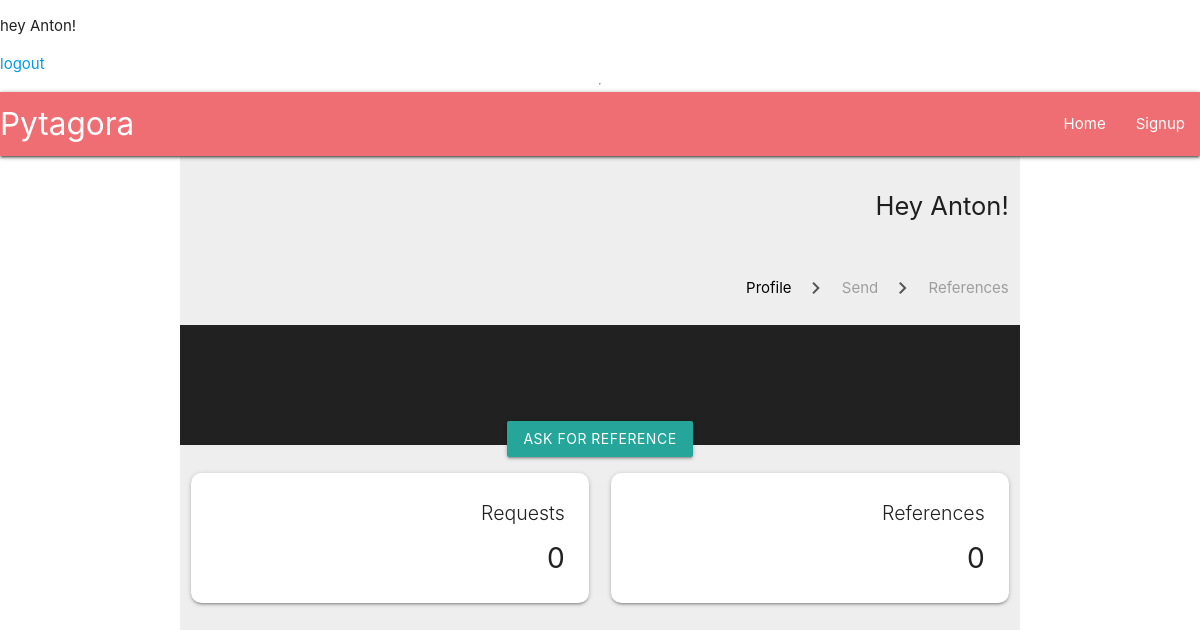
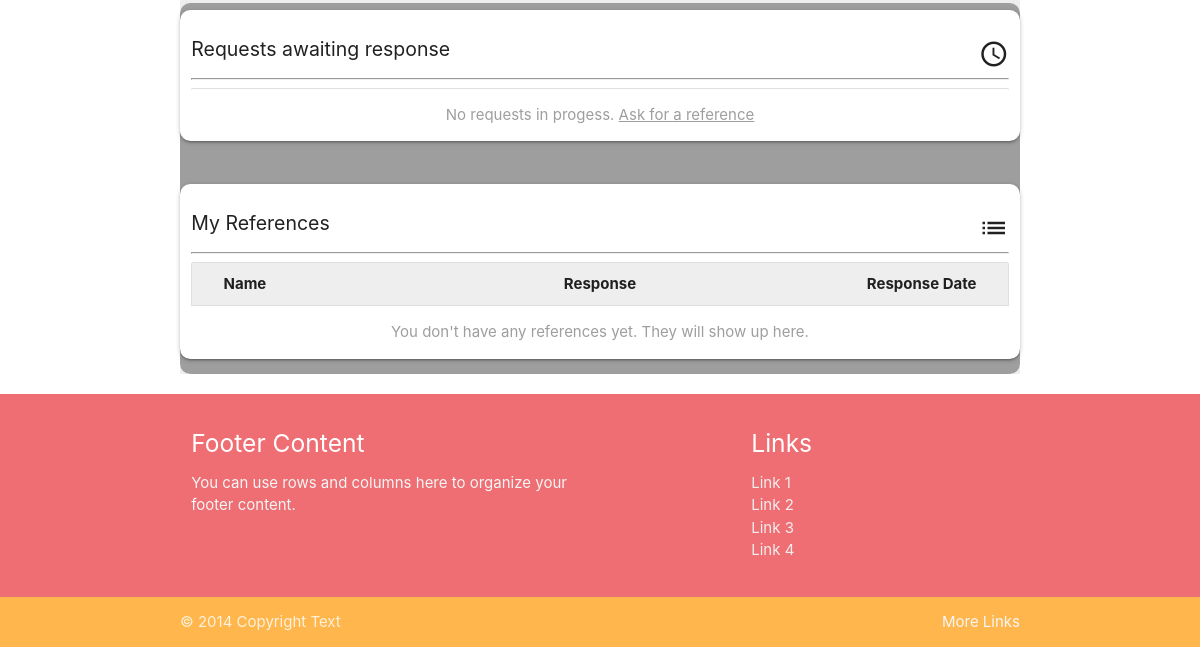
The page /profile/ (signed in) on the database as committed earlier (2 pictures, top to bottom).
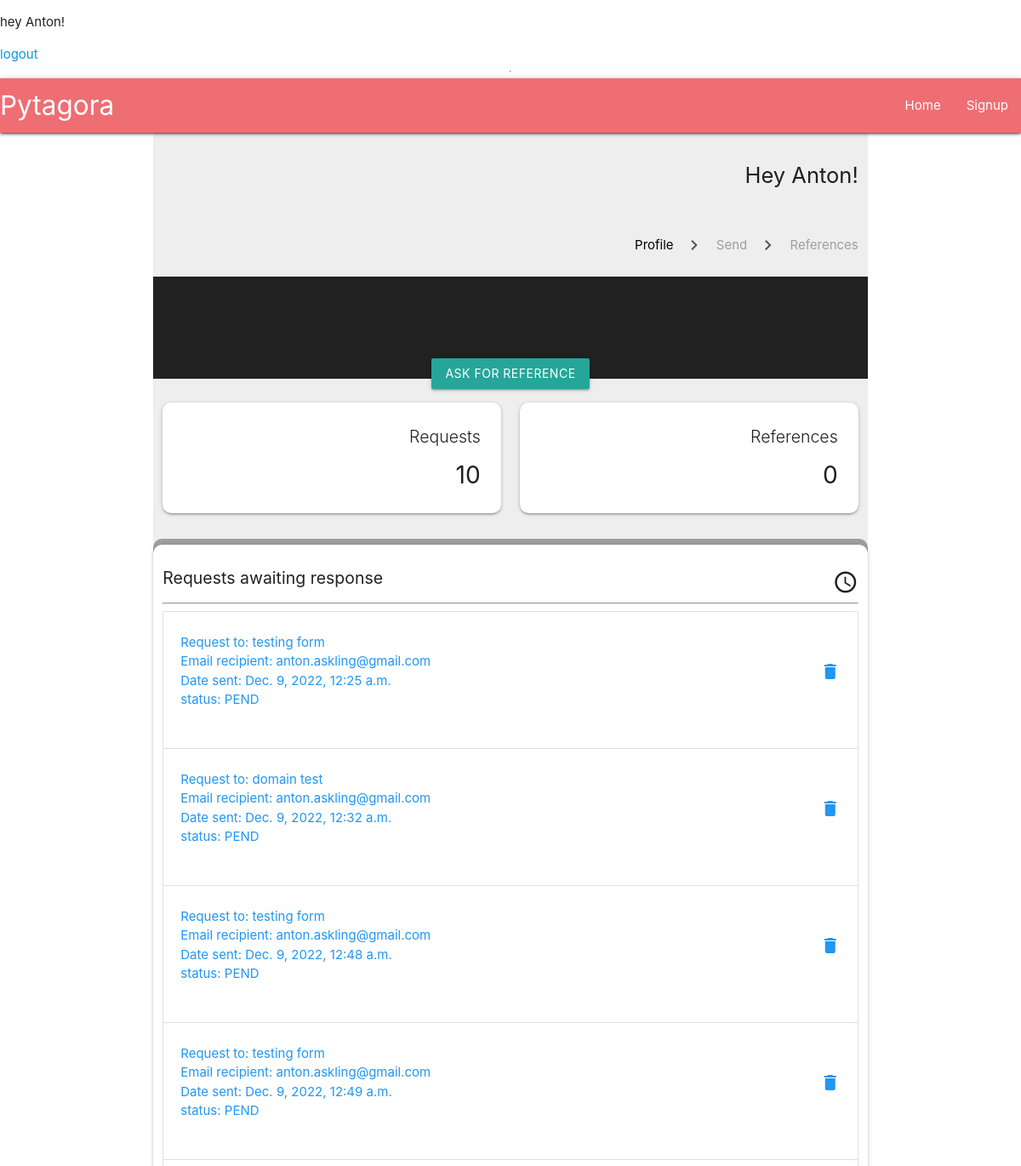
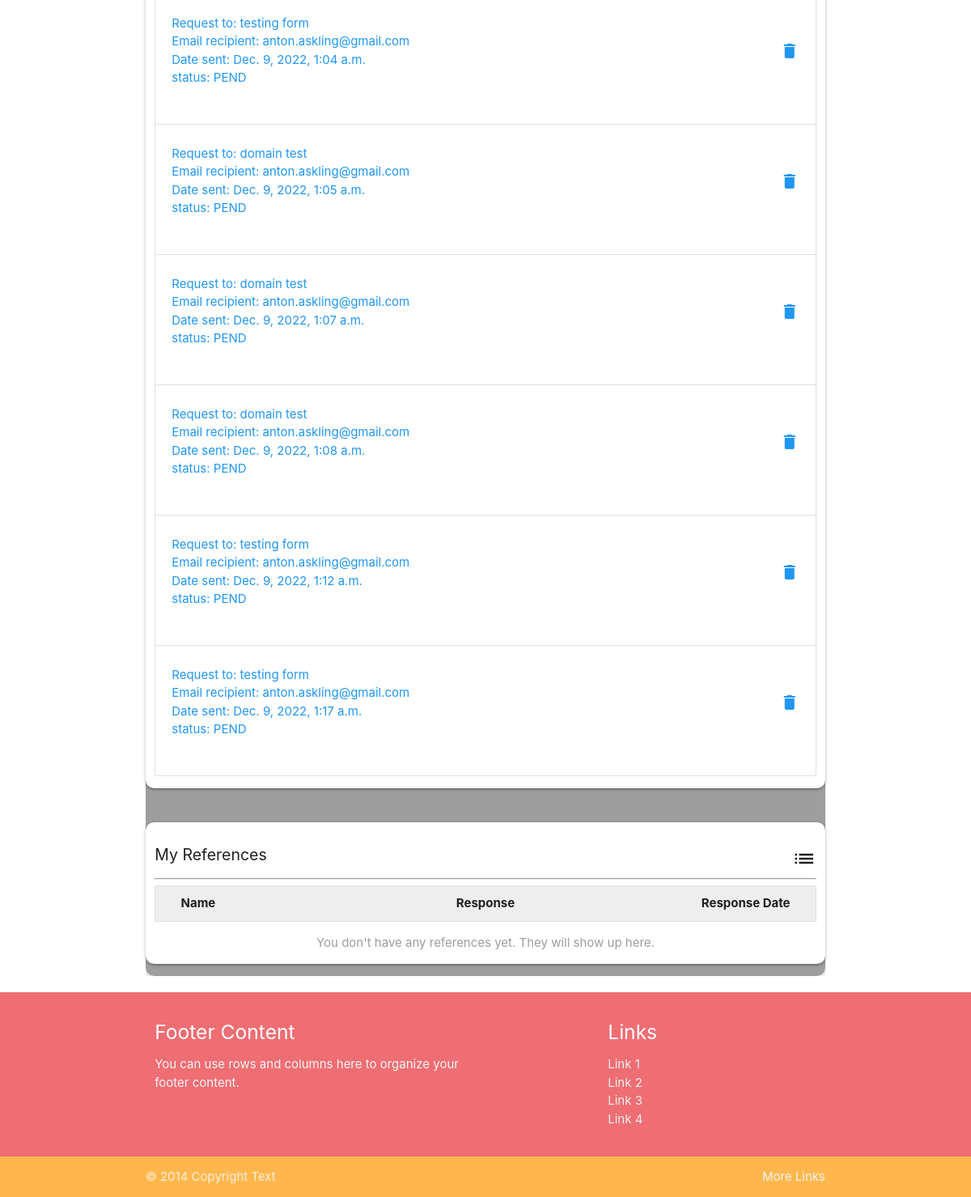
The same page on the database as committed later (2 pictures, top to bottom).
### userprofile/models.py (models this page shows, shortened)
class RefRequest(models.Model):
    profile = models.ForeignKey(Profile, verbose_name=_("profile"), on_delete=models.CASCADE)
    company_name = models.CharField(_("company name"), max_length=100, null=True, blank=True)
    company_slug = models.SlugField(_("company_slug"), null=True, blank=True, unique=False, max_length=150)
    date_from = models.DateField( verbose_name=_("date from"))
    date_to = models.DateField(verbose_name=_("date to"))
    to_email = models.EmailField(_("to email"), max_length=254, null=True, blank=True)
    UNINITIATED = "UNIN"
    PENDING = "PEND"
    COMPLETE = "COMP"
    STATUS_CHOICES = [
        (UNINITIATED, "Uninitiated"),
        (PENDING, "Pending"),
        (COMPLETE, "Complete"),
    ]
    status = models.CharField(_("status"), max_length=4, choices=STATUS_CHOICES, default=UNINITIATED,)
    time_sent = models.DateTimeField(_("time_sent"), auto_now_add=True, null=True)
    class Meta:
        verbose_name = "Reference request"
        verbose_name_plural = "Reference requests"

### userprofile/views.py (the view)
# urls.py: path("profile/", TestProfileView.as_view(), name="test_profile"),
class TestProfileView(LoginRequiredMixin, ListView):
    model = Profile
    context_object_name = "profile"
    template_name="userprofile/test_profile.html"
    def get_context_data(self, **kwargs):
        context = super().get_context_data(**kwargs)
        context["profile"] = context["profile"].filter(user=self.request.user)
        context["requests"] = context["profile"][0].refrequest_set.all()
        context["count_requests"] = context["requests"].count()
        print(context["requests"].count())
        context["comp_responses"] = context["profile"][0].refresponse_set.all(
        ).filter(ref_request__status="COMP")
        context["count_responses"] = context["comp_responses"].count()
        context["current_datetime"] = datetime.now().strftime("%Y-%m-%d %H:%M")
        return context

### userprofile/templates/userprofile/test_profile.html (shortened to what the changed rows need)
{% extends "base.html" %}
{% block content %}
    <div class="container center grey lighten-3">
        <section class="profile-section">
            <div class="heading-row row row-margin-delete">
                <div class="heading-box col s12">
                    <h2 class="hm right">Hey {{ user.first_name }}!</h2>
                </div>
            </div>
            <div class="counter-row row row-margin-delete">
                <div class="col s6 counter-box">
                    <div class="card right-align rounded">
                        <div class="card-content">
                            <span class="hs card-title"> Requests </span>
                            <span class="xl3">{{ count_requests }}</span>
                        </div>
                    </div>
                </div>
            </div>
        </section>
        <section class="grey rounded">
            <div class="row">
                <div class="col s12 card-panel rounded left-align">
                    <div class="collection">
                        {% for request in requests %}
                            {% if request.status == "PEND" %}
                            <a class=" collection-item " href="">
                                <div class="row valign-wrapper">
                                    <div class="col s9 content truncate">
                                        <p class="truncate blue-text">
                                            Request to: {{ request.company_name }}<br />
                                            Email recipient: {{ request.to_email }}<br />
                                            Date sent: {{ request.time_sent }} <br />
                                            status: {{ request.status }}
                                        </p>
                                    </div>
                                    <div class="col s3">
                                        <i class="right material-icons blue-text">delete</i>
                                    </div>
                                </div>
                            </a>
                            {% endif %}
                            {% empty %}
                            <div class="col s12 truncate center-align collection-item grey-text">
                                <p>No requests in progess. <a class="grey-text" href="{% url 'send_request' %}"><u>Ask for a reference</u></a></p>
                            </div>
                        {% endfor %}
                    </div>
            </div>
            </div>
            </div>
{% endblock content %}

Rows that differ between the two databases and show on the page:
added RefRequest: company_name "testing form", to_email "anton.askling@gmail.com", time_sent "Dec. 9, 2022, 12:25 a.m.", status "PEND"
added RefRequest: company_name "domain test", to_email "anton.askling@gmail.com", time_sent "Dec. 9, 2022, 12:32 a.m.", status "PEND"
added RefRequest: company_name "testing form", to_email "anton.askling@gmail.com", time_sent "Dec. 9, 2022, 12:48 a.m.", status "PEND"
added RefRequest: company_name "testing form", to_email "anton.askling@gmail.com", time_sent "Dec. 9, 2022, 12:49 a.m.", status "PEND"
added RefRequest: company_name "testing form", to_email "anton.askling@gmail.com", time_sent "Dec. 9, 2022, 1:04 a.m.", status "PEND"
added RefRequest: company_name "domain test", to_email "anton.askling@gmail.com", time_sent "Dec. 9, 2022, 1:05 a.m.", status "PEND"
added RefRequest: company_name "domain test", to_email "anton.askling@gmail.com", time_sent "Dec. 9, 2022, 1:07 a.m.", status "PEND"
added RefRequest: company_name "domain test", to_email "anton.askling@gmail.com", time_sent "Dec. 9, 2022, 1:08 a.m.", status "PEND"
added RefRequest: company_name "testing form", to_email "anton.askling@gmail.com", time_sent "Dec. 9, 2022, 1:12 a.m.", status "PEND"
added RefRequest: company_name "testing form", to_email "anton.askling@gmail.com", time_sent "Dec. 9, 2022, 1:17 a.m.", status "PEND"
Other text that changed with them:
{{ count_requests }}: "0" → "10"
text no longer shown: "No requests in progess. Ask for a reference"
